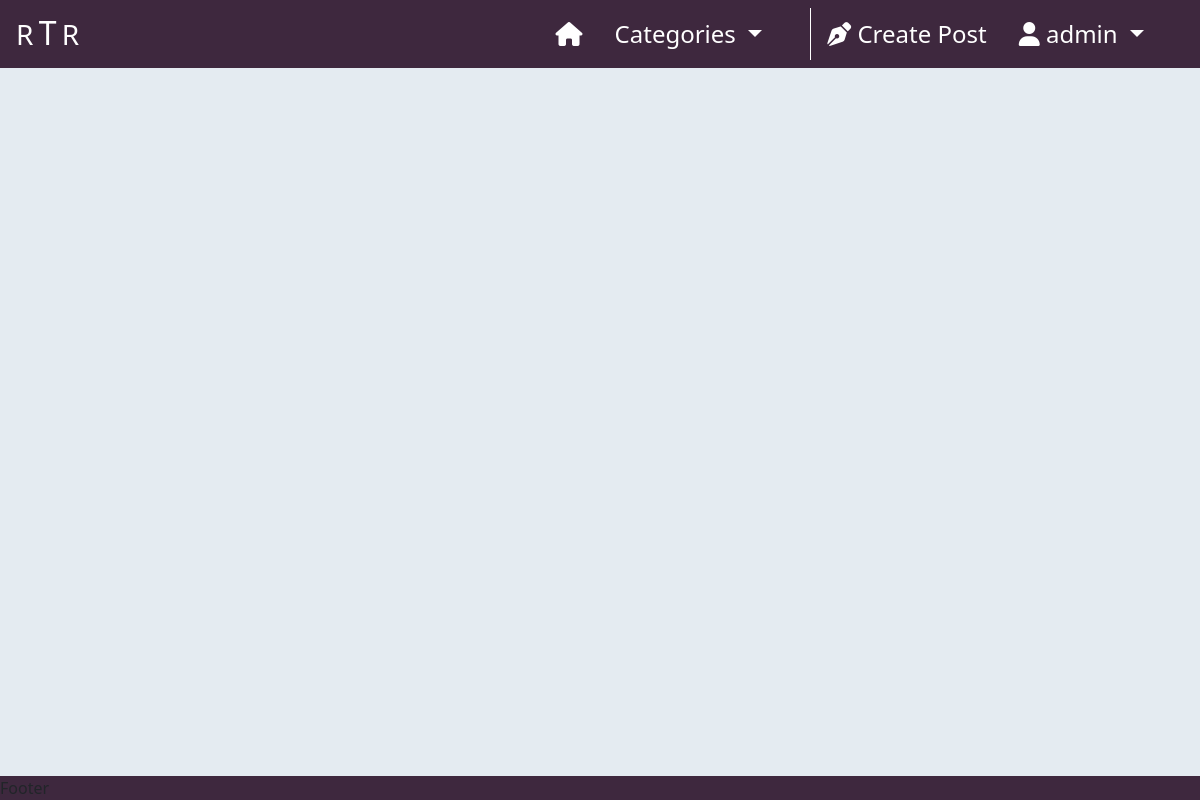
The app's page / (signed in), older data.
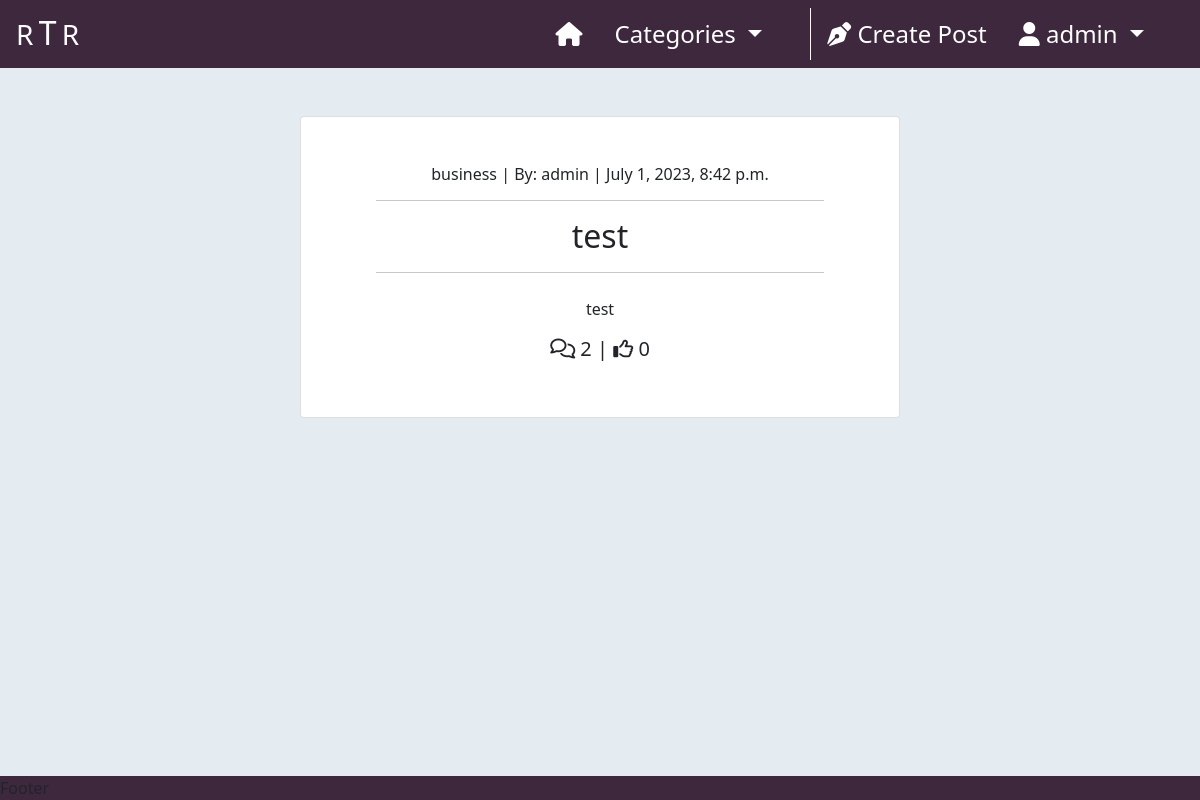
The same page, newer data.
### home/models.py (models this page shows, shortened)
class Post(models.Model):
    title = models.CharField(max_length=200, unique=True)
    slug = models.SlugField(
        max_length=200,
        unique=True,
        null=True,
        blank=True
    )
    author = models.ForeignKey(
        User,
        on_delete=models.CASCADE,
        related_name='posts'
    )
    excerpt = models.TextField(max_length=300, null=True, blank=True)
    content = models.TextField()
    category = models.ForeignKey(
        Category,
        max_length=30,
        null=True,
        blank=True,
        on_delete=models.SET_NULL
    )
    created_on = models.DateTimeField(auto_now_add=True)
    status = models.IntegerField(choices=STATUS, default=1)
    likes = models.ManyToManyField(User, related_name='likes', blank=True)
    class Meta:
        ordering = ['-created_on']

class Category(models.Model):
    class Meta:
        verbose_name_plural = 'Categories'
    friendly_name = models.CharField(max_length=254)
    name = models.CharField(max_length=254, null=True, blank=True)
    def get_friendly_name(self):
        return self.friendly_name

### home/views.py (the view)
# urls.py: path('', views.PostList.as_view(), name="index"),
class PostList(ListView):
    model = Post
    ordering = ['-created_on']
    template_name = "home/index.html"
    paginate_by = 2
    def get_queryset(self):
        category = self.request.GET.get('category')
        if category is not None:
            return Post.objects.filter(
                    category=category
                   ).order_by('-created_on')
        else:
            return Post.objects.all().order_by('-created_on')
    def get_context_data(self, **kwargs):
        context = super().get_context_data(**kwargs)
        context["category"] = self.request.GET.get('category', None)
        return context

### home/context_processors.py (called while the page is built)
def categories(request):
    return {
        'categories': Category.objects.all()
    }

### home/templates/home/index.html (shortened to what this page needs)
{% extends "base.html" %}
{% load static %}
{% block content %}
    <div class="container-fluid p-0">
        <div class="row g-0">
            <div class="col-md-8 col-lg-6 offset-md-2 offset-lg-3 text-center">
                {% for post in post_list %}
                    <div class="card card-border {% if is_paginated and forloop.first %}
                                                    mt-2
                                                 {% else %}
                                                    mt-5
                                                {% endif %}
                                                {% if forloop.last and not is_paginated %}
                                                    mb-5
                                                {% endif %}">
                        <a href="{% url 'post_detail' post.slug %}"
                            class="post-detail-link d-block my-5 text-dark text-decoration-none">
                            <h6>{{ post.category.name }} | By: {{ post.author | safe }}
                                <span class="post-date"> | {{ post.created_on }}</span>
                            </h6>
                            <hr class="w-75" style="margin-left: 12.5%;">
                            <h2 class="card-title">
                                {{ post.title }}
                            </h2>
                            <hr class="w-75" style="margin-left: 12.5%;">
                            {% if post.excerpt %}
                                <p class="mt-4 mx-2">{{ post.excerpt }}</p>
                            {% endif %}
                            <h5>
                                <span><i class="fa-regular fa-comments"></i> {{ post.comments.count }}</span> |
                                <span><i class="fa-regular fa-thumbs-up"></i> {{ post.likes.count }}</span>
                            </h5>
                        </a>
                    </div>
                {% endfor %}
            </div>
        </div>
    </div>
{% endblock %}

### templates/base.html (shortened to what this page needs)
{% load static %}
<!DOCTYPE html>
<html class="h-100 w-100" lang="en">
    <head>
        {% block corecss %}
            <link rel="stylesheet"
                  href="https://cdnjs.cloudflare.com/ajax/libs/font-awesome/5.15.3/css/all.min.css"
            >
            <link href="https://cdn.jsdelivr.net/npm/bootstrap@5.0.1/dist/css/bootstrap.min.css"
                  rel="stylesheet"
            >
            <link rel="stylesheet"
                  href="{% static 'css/base.css' %}"
            >
        {% endblock %}
    </head>
    <body class="h-100 w-100 d-flex flex-column bg-alice">
        <nav class="navbar navbar-expand-lg navbar-dark bg-purple">
            <a class="navbar-brand ms-3" href="{% url 'index' %}">
                <span class="fs-3 text-white">R</span>
                <h2 class="d-inline text-white">T</h2>
                <span class="fs-3 text-white me-5">R</span>
            </a>
            <div class="collapse navbar-collapse" id="navbarNavDropdown">
              <ul class="navbar-nav ms-auto me-5">
                <li class="nav-item">
                  <a class="nav-link ms-2 me-2 text-white fs-4"
                     href="{% url 'index' %}">
                    <i class="fa-solid fa-house" style="color: #ffffff;"></i>
                  </a>
                </li>
                <li class="nav-item dropdown">
                  <a class="nav-link dropdown-toggle ms-2 me-2 text-white fs-4"
                     href="#"
                     id="categories-dropdown" data-bs-toggle="dropdown"
                     aria-haspopup="true" aria-expanded="false">
                    Categories
                  </a>
                </li>
                <li class="nav-item active">
                  <a class="nav-link ms-2 text-white fs-4 me-2" href="#">
                  </a>
                </li>
                {% if user.is_authenticated %}
                  <li class="nav-item">
                    <a class="nav-link ms-2 me-2 text-white fs-4"
                       href="{% url 'create_post' %}">
                      <i class="fa-sharp fa-solid fa-pen-nib" style="color: #ffffff;"></i>
                      Create Post
                    </a>
                  </li>
                  <li class="nav-item dropdown">
                    <a class="nav-link dropdown-toggle ms-2 text-white fs-4" href="#"
                       id="userDropDown" data-bs-toggle="dropdown"
                       aria-haspopup="true" aria-expanded="false">
                      <i class="fa-solid fa-user" style="color: #ffffff;"></i>
                      {{ user.username }}
                    </a>
                  </li>
                {% endif %}
              </ul>
            </div>
          </nav>
        {% block content %}
        {% endblock content %}
        <footer class="mt-auto w-100 bg-purple">
        </footer>
    </body>
</html>

### static/css/base.css (style rules this page uses)
.bg-alice { background-color: #E4EBF1; }
.bg-purple { background-color: #3E283E; }

Row changes from the older to the newer data that the page shows:
added Post: category.name "business", author "admin", created_on "July 1, 2023, 8:42 p.m.", title "test", excerpt "test", comments.count "2", likes.count "0"
